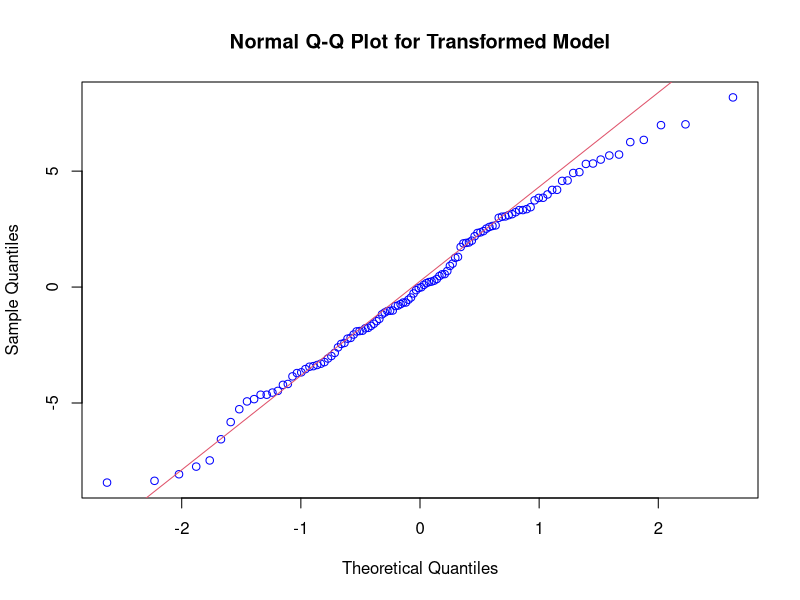
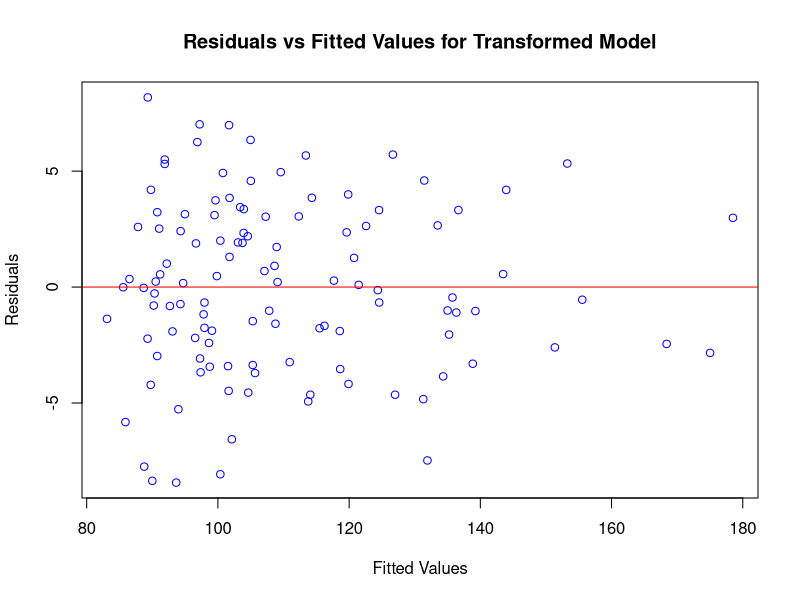
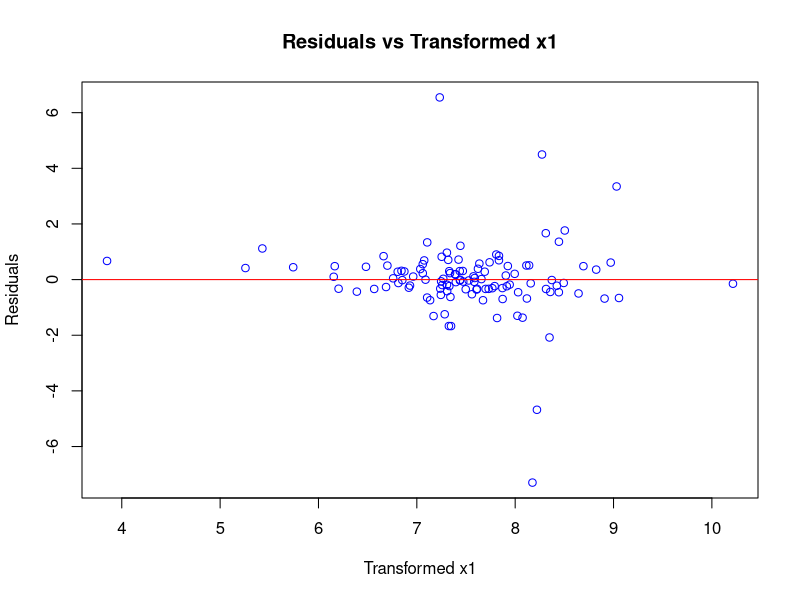
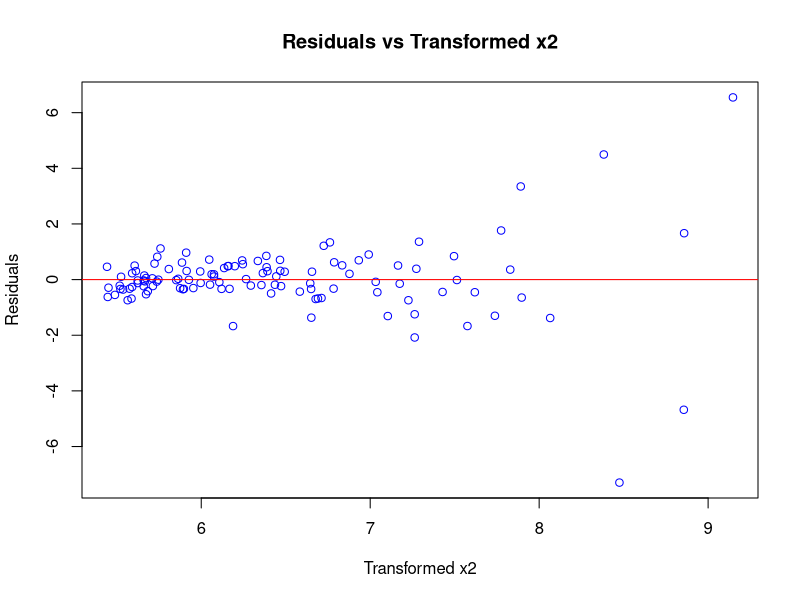
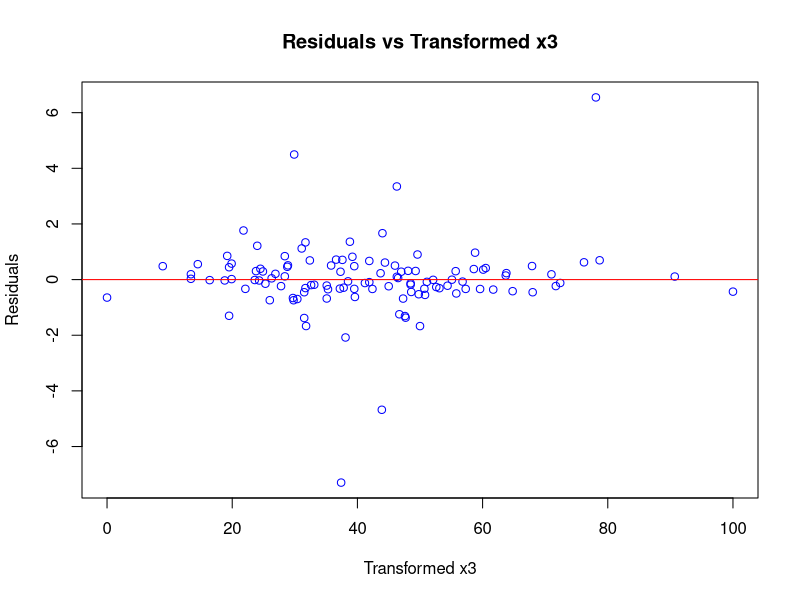
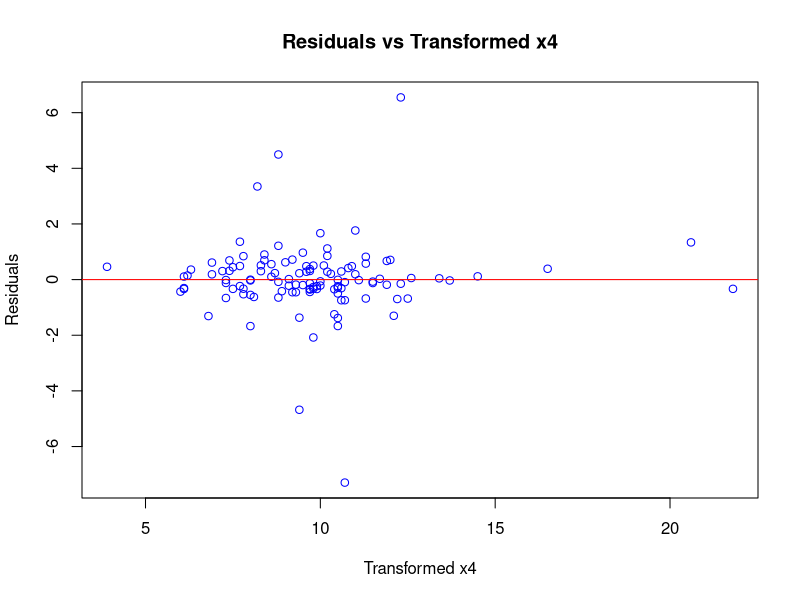
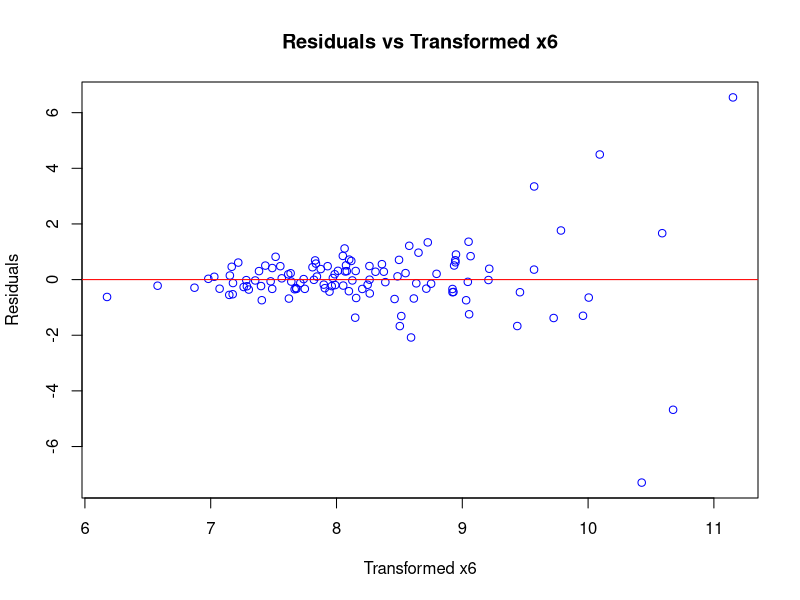
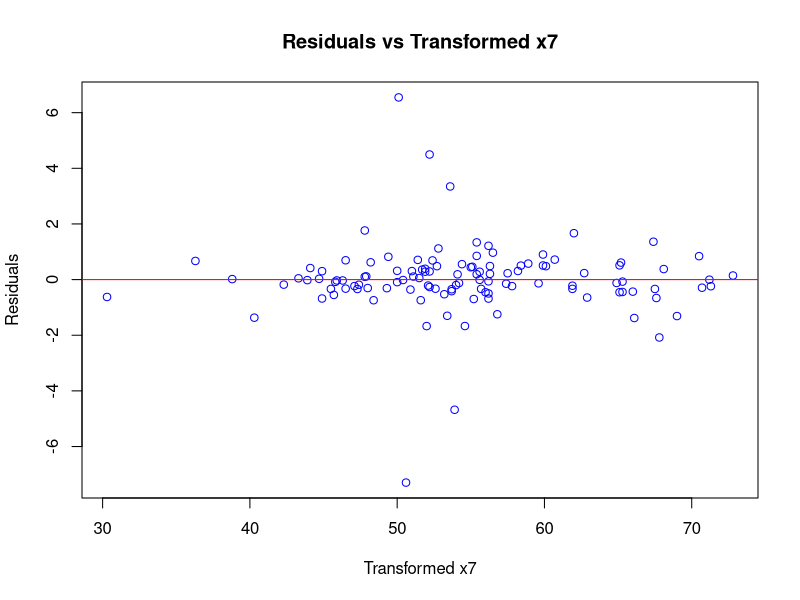

Write R code to recreate these figures, in order.
library(car)

data <- read.table("data/data_estimation_random.txt", header = FALSE)

y <- data$V11
X1 <- data$V2
X2 <- data$V3
X3 <- data$V4
X4 <- data$V5
X5 <- data$V6
X6 <- data$V7
X7 <- data$V8
X8 <- data$V9
X9 <- data$V10
X10 <- ifelse(data$V12 == 1, 1, 0)
X11 <- ifelse(data$V12 == 2, 1, 0)
X12 <- ifelse(data$V12 == 3, 1, 0)

model <- lm(y ~ X1 + X2 + X3 + X4 + X5 + X6 + X7 + X8 + X9 + X10 + X11 + X12)

t <- rstudent(model)
yhat <- model$fit


# qqnorm(t, col="blue")
# qqline(t, col=2)
# 
# plot(yhat, t, col="blue", xlab = "Fitted Values", ylab = "Residuals", main = "Residuals vs Fitted Values")
# abline(h=0, col="red")

# Plots of Residuals versus the Regressors
# plot(X1, t, col = "blue", xlab = "x1", ylab = "Residuals", main = "Residuals vs x1")
# abline(h=0, col = "red")
# plot(X2, t, col = "blue", xlab = "x2", ylab = "Residuals", main = "Residuals vs x2")
# abline(h=0, col = "red")
# plot(X3, t, col = "blue", xlab = "x3", ylab = "Residuals", main = "Residuals vs x3")
# abline(h=0, col = "red")
# plot(X4, t, col = "blue", xlab = "x4", ylab = "Residuals", main = "Residuals vs x4")
# abline(h=0, col = "red")
# plot(X5, t, col = "blue", xlab = "x5", ylab = "Residuals", main = "Residuals vs x5")
# abline(h=0, col = "red")
# plot(X6, t, col = "blue", xlab = "x6", ylab = "Residuals", main = "Residuals vs x6")
# abline(h=0, col = "red")
# plot(X7, t, col = "blue", xlab = "x7", ylab = "Residuals", main = "Residuals vs x7")
# abline(h=0, col = "red")
# plot(X8, t, col = "blue", xlab = "x8", ylab = "Residuals", main = "Residuals vs x8")
# abline(h=0, col = "red")
# plot(X9, t, col = "blue", xlab = "x9", ylab = "Residuals", main = "Residuals vs x9")
# abline(h=0, col = "red")
# plot(X10, t, col = "blue", xlab = "x10", ylab = "Residuals", main = "Residuals vs x10")
# abline(h=0, col = "red")
# plot(X11, t, col = "blue", xlab = "x11", ylab = "Residuals", main = "Residuals vs x11")
# abline(h=0, col = "red")
# plot(X12, t, col = "blue", xlab = "x12", ylab = "Residuals", main = "Residuals vs x12")
# abline(h=0, col = "red")

transformed_y <- log(y)^2

transformed_X1 <- log(X1)
transformed_X2 <- log(X2)
transformed_X3 <- X3
transformed_X4 <- X4
transformed_X5 <- X5
transformed_X6 <- log(X6)
transformed_X7 <- X7
transformed_X8 <- log(X8)
transformed_X9 <- log(X9)
transformed_X10 <- X10
transformed_X11 <- X11
transformed_X12 <- X12

transformed_model <- lm(transformed_y ~ transformed_X1 + transformed_X2 +
                               transformed_X3  + transformed_X4 +
                               transformed_X5 + transformed_X6 +
                               transformed_X7 + transformed_X8 +
                               transformed_X9 + transformed_X10+
                               transformed_X11 + transformed_X12)

qqnorm(transformed_model$resid, col="blue", main = "Normal Q-Q Plot for Transformed Model")
qqline(transformed_model$resid, col=2)

plot(transformed_model$fitted, transformed_model$resid, col="blue", xlab = "Fitted Values", ylab = "Residuals", main = "Residuals vs Fitted Values for Transformed Model")
abline(h=0, col="red")

plot(transformed_X1, t, col = "blue", xlab = "Transformed x1", ylab = "Residuals", main = "Residuals vs Transformed x1")
abline(h=0, col = "red")

plot(transformed_X2, t, col = "blue", xlab = "Transformed x2", ylab = "Residuals", main = "Residuals vs Transformed x2")
abline(h=0, col = "red")

plot(transformed_X3, t, col = "blue", xlab = "Transformed x3", ylab = "Residuals", main = "Residuals vs Transformed x3")
abline(h=0, col = "red")

plot(transformed_X4, t, col = "blue", xlab = "Transformed x4", ylab = "Residuals", main = "Residuals vs Transformed x4")
abline(h=0, col = "red")

plot(transformed_X6, t, col = "blue", xlab = "Transformed x6", ylab = "Residuals", main = "Residuals vs Transformed x6")
abline(h=0, col = "red")

plot(transformed_X7, t, col = "blue", xlab = "Transformed x7", ylab = "Residuals", main = "Residuals vs Transformed x7")
abline(h=0, col = "red")

plot(transformed_X8, t, col = "blue", xlab = "Transformed x8", ylab = "Residuals", main = "Residuals vs Transformed x8")
abline(h=0, col = "red")

plot(transformed_X9, t, col = "blue", xlab = "Transformed x9", ylab = "Residuals", main = "Residuals vs Transformed x9")
abline(h=0, col = "red")

plot(transformed_X10, t, col = "blue", xlab = "Transformed x10", ylab = "Residuals", main = "Residuals vs Transformed x10")
abline(h=0, col = "red")

plot(transformed_X11, t, col = "blue", xlab = "Transformed x11", ylab = "Residuals", main = "Residuals vs Transformed x11")
abline(h=0, col = "red")

plot(transformed_X12, t, col = "blue", xlab = "Transformed x12", ylab = "Residuals", main = "Residuals vs Transformed x12")
abline(h=0, col = "red")



